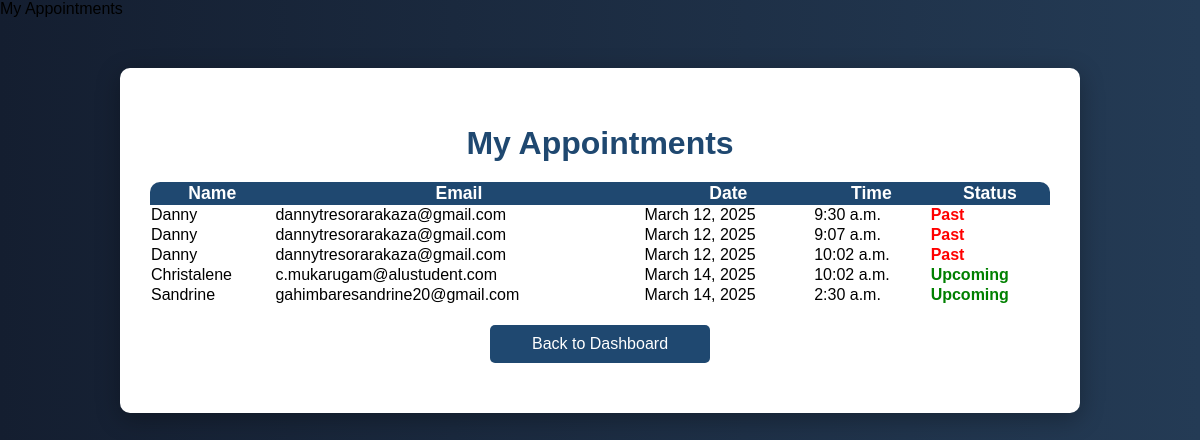
Screenshot of /appointments/2/ (signed in) with the database file from the repository.
### myapp/models.py (models this page shows, shortened)
class Appointment(models.Model):
    user = models.ForeignKey(User, on_delete=models.CASCADE)  # Ensuring user is linked to appointment
    professional = models.ForeignKey('Professional', on_delete=models.CASCADE)
    date = models.DateField()
    time = models.TimeField()
    reason = models.TextField()
    created_at = models.DateTimeField(auto_now_add=True)

### myapp/views.py (the view)
# urls.py: path('appointments/<int:professional_id>/', appointments_view, name='appointments'),
@login_required
def appointments_view(request, professional_id):
    professional = get_object_or_404(Professional, id=professional_id)
    appointments = Appointment.objects.filter(professional_name=professional.name).select_related('client')
    context = {
        'professional': professional,
        'appointments': appointments,
        'today': now().date()  # ✅ Pass today's date to the template
    }
    return render(request, 'appointments.html', context)

### myapp/templates/appointments.html (shortened to what this page needs)
<div class="container mt-4">
    <h2> My Appointments</h2>
    {% if appointments %}
        <div class="table-responsive">
            <table class="table table-striped table-hover mt-3 shadow-sm rounded">
                <thead>
                    <tr>
                        <th>Name</th>
                        <th>Email</th>
                        <th>Date</th>
                        <th>Time</th>
                        <th>Status</th>
                    </tr>
                </thead>
                <tbody id="appointment-list">
                    {% for appointment in appointments %}
                    <tr class="appointment-row {% if forloop.counter > 10 %}hidden{% endif %}">
                        <td>{{ appointment.client.username }}</td>
                        <td>{{ appointment.client.email }}</td>
                        <td>{{ appointment.date }}</td>
                        <td>{{ appointment.time }}</td>
                        <td>
                            {% if appointment.is_canceled %}
                                <span class="status-canceled">Canceled</span>
                            {% elif appointment.date < today %}
                                <span class="status-past">Past</span>
                            {% else %}
                                <span class="status-upcoming">Upcoming</span>
                            {% endif %}
                        </td>
                    </tr>
                    {% endfor %}
                </tbody>
            </table>
        </div>
    {% else %}
        <div class="alert alert-info text-center" role="alert">
            <p class="mb-0">No appointments booked yet.</p>
        </div>
    {% endif %}
    <a href="{% url 'professional_dashboard' %}" class="btn-back">Back to Dashboard</a>
</div>

### myapp/templates/appointments.html (style rules this page uses)
.container { background: white; padding: 30px; border-radius: 10px; box-shadow: 0px 6px 25px rgba(0, 0, 0, 0.3); margin-top: 50px; max-width: 900px; margin-left: auto; margin-right: auto; }
h2 { font-size: 2em; font-weight: bold; color: #1f4870; text-align: center; margin-bottom: 20px; }
table { width: 100%; border-collapse: separate; border-spacing: 0; border-radius: 10px; overflow: hidden; }
.table thead { background: #1f4870; color: white; font-size: 1.1em; }
.table tbody tr { transition: all 0.3s ease; }
.status-past { color: red; font-weight: bold; }
.status-upcoming { color: green; font-weight: bold; }
.btn-back { display: block; width: 200px; margin: 20px auto; padding: 10px; text-align: center; background: #1f4870; color: white; font-size: 1em; border-radius: 5px; text-decoration: none; transition: all 0.3s ease; }

### rows the page displays
Appointment: client.username "Danny", client.email "dannytresorarakaza@gmail.com", date "March 12, 2025", time "9:30 a.m.", shows "Past"
Appointment: client.username "Danny", client.email "dannytresorarakaza@gmail.com", date "March 12, 2025", time "9:07 a.m.", shows "Past"
Appointment: client.username "Danny", client.email "dannytresorarakaza@gmail.com", date "March 12, 2025", time "10:02 a.m.", shows "Past"
Appointment: client.username "Christalene", client.email "c.mukarugam@alustudent.com", date "March 14, 2025", time "10:02 a.m.", shows "Upcoming"
Appointment: client.username "Sandrine", client.email "gahimbaresandrine20@gmail.com", date "March 14, 2025", time "2:30 a.m.", shows "Upcoming"
